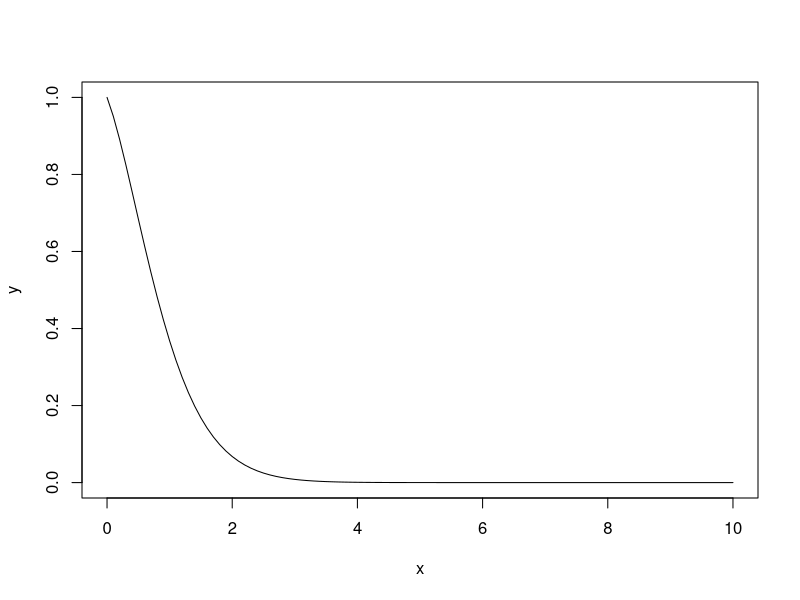

R code for this plot:
## 05/07/16


# Poisson distribution ...

pois <- function (x, lamda) {
    y <- (lamda ^ x * exp(-x)) / factorial(x)
    return(y)
}

x <- seq(from = 0, to = 10, by = 0.1)
y <- pois(x, 1)

plot(x, y, type = "l")

